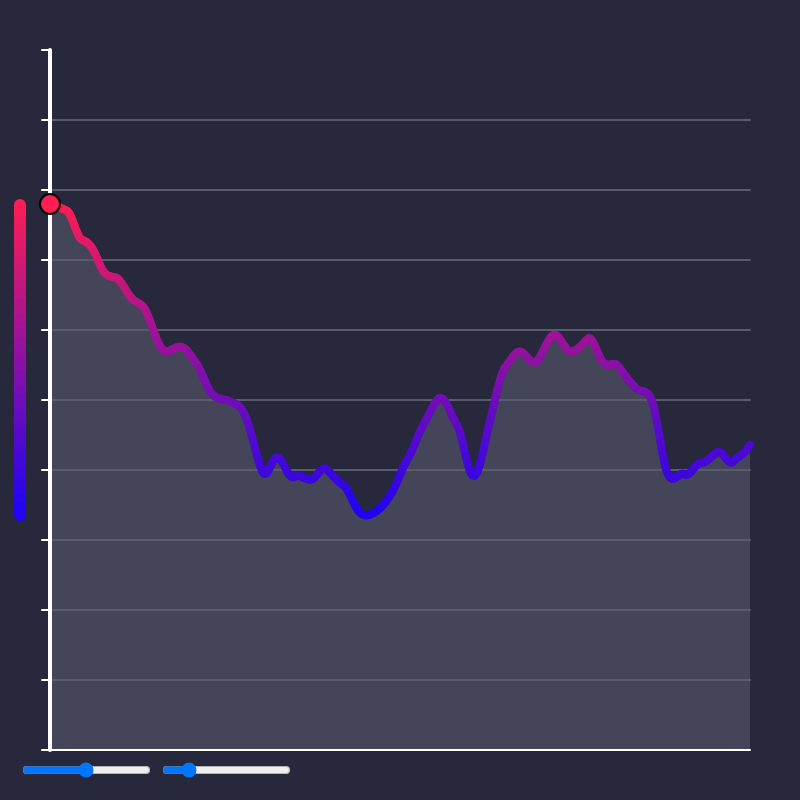
Frame 1 (no input)
Frame 60 (no input): identical to frame 1, image omitted
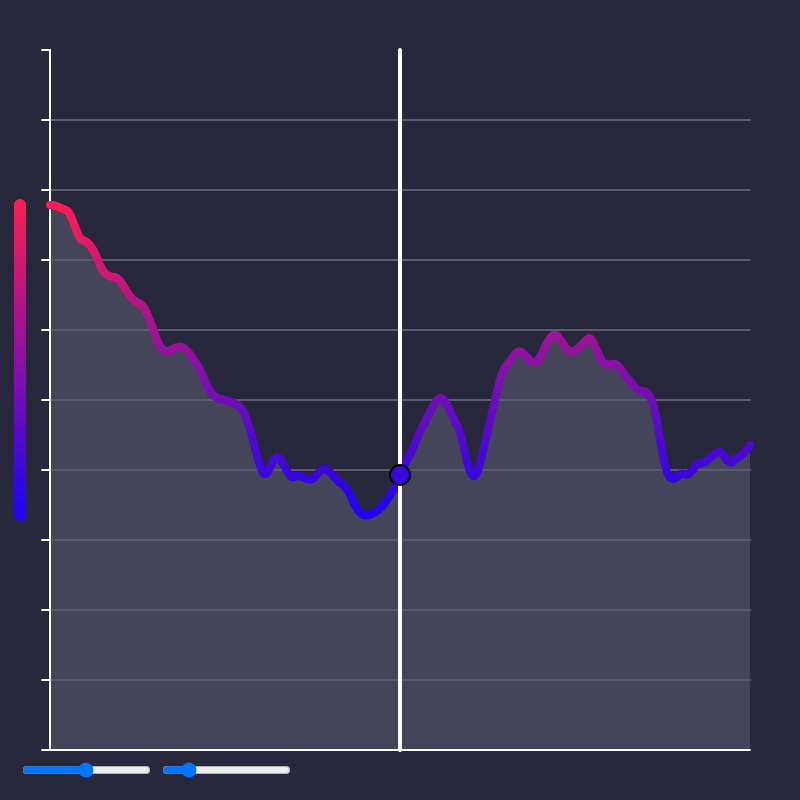
Frame 120 (the mouse pressed at the canvas centre since frame 60)

The p5.js sketch that drew these frames (run headless with seeded random() and noise() and a simulated clock; from frame 60 on, the mouse is pressed at the canvas centre):

// p5.js sketch
// ── sketch.js
let cb1 = 			"#28283c";
let cb2 = 			"#454559";
let clines = 		"#5a5a6e";
let ccurve = 		"#acff68"; //#f23252
let cselect = 	"#fffff";
let cselectp =	"#fffff";


let sideScroller = new SideScroller();
let noiseDataSet;
let lineChart;

function setup() {
  createCanvas(800, 800);
  noiseSeed(0);
  cursor(MOVE);
  textAlign(RIGHT);

  this.pointsSlider = createSlider(2, width, width / 2);
  this.scaleSlider  = createSlider(0, 150, 25);
  this.pointsSlider .position( 20, height - 40);
  this.scaleSlider  .position(160, height - 40);

  let w = 700;
  let h = w;
  lineChart = new LineChart(50, 50, w, h);
  noiseDataSet = new NoiseDataSet(h);
}

function mousePressed() {
	sideScroller.mousePressed(createVector(mouseX, mouseY));
}

function mouseDragged() {
	sideScroller.mouseDragged(createVector(mouseX, mouseY));
}

function draw() {
  background(cb1);
  lineChart.setDataSet(noiseDataSet.getDataSet());
  lineChart.draw();
}

function SideScroller() {

  this.offset = 0;

  this.dragFromX = null;

	this.mousePressed = (mouse) => {
		this.dragFromX = this.offset + mouse.x;
	}

	this.mouseDragged = (mouse) => {
  	this.offset = this.dragFromX - mouse.x;
	}
}

function LineChart(x, y, w, h) {
  this.x = x;
  this.y = y;
  this.w = w;
  this.h = h;
  this.dataSet = null;
  this.lines = 10;
  this.min = 0;
	this.max = 1;
  this.horizontalLines = false;
  this.verticalLines = true;

  this.setDataSet = (dataSet) => {
  	this.dataSet = dataSet;
    this.min = Math.min(...this.dataSet);
		this.max = Math.max(...this.dataSet);
  }

  this.draw = () => {
    push();
    translate(this.x, this.y);
    this.drawBelowBackground();
    this.drawGrid();
    this.drawValueAxis();
  	this.drawCurve();
    this.drawSelector();
    this.drawValueMeter();
    pop();
  }

  this.colorValue = (n) => {
    let from = color("#ff1e52");
		let to   = color("#2004f2");
  	let amt  = map(n, this.min, this.max, 0, 1);

    return lerpColor(from, to, amt);
  }

  this.getPoint = (i) => {
  	return createVector(this.getX(i), this.getY(i));
  }

  this.getY = (i) => {
  	return this.dataSet[i];
  }

  this.getX = (i) => {
  	return i * this.w / (this.dataSet.length - 1);
  }

	this.drawCurve = () => {
  	strokeWeight(8);
    stroke(ccurve);
    noFill();

    for(var i = 0; i < this.dataSet.length - 1; i++) {
      let p1 = this.getPoint(i);
      let p2 = this.getPoint(i + 1);
      let yCenter = p1.y + abs(p2.y - p1.y);
      stroke(this.colorValue(yCenter));
      line(p1.x, p1.y, p2.x, p2.y);
  	}
  }

  this.drawBelowBackground = () => {
    fill(cb2);
    noStroke();

    beginShape();
    vertex(0, this.h);
    this.dataSet.forEach((y, i) => {
    	vertex(this.getX(i), y);
    });
    vertex(this.w, this.h);
    endShape(CLOSE);
  }

  this.drawSelector = () => {
    let mx = mouseX - this.x;
    let x = mx >= this.w ? this.w : mx <= 0 ? 0 : mx;

    strokeWeight(4);
    stroke(cselect);
    line(x, 0, x, this.h);

    // Get y value between two points
    let indices = this.dataSet.length - 1;
    let i = floor(map(x, 0, this.w, 0, indices - 1));
    let y = getY(x, this.getPoint(i), this.getPoint(i + 1));

    strokeWeight(2);
    stroke(0);
    fill(this.colorValue(this.dataSet[i]));
    ellipse(x, y, 20);
  }

  this.drawGrid = () => {
    stroke(clines);
    strokeWeight(2);

    for(var i = 1; i < this.lines && this.horizontalLines; i++) {
      let x = i * this.w /	this.lines;
      line(x, 0, x, this.h);
    }

    for(var j = 1; j < this.lines && this.verticalLines; j++) {
      let y = j * this.h /	this.lines;
      line(0, y, this.w, y);
    }
  }

  this.drawValueAxis = () => {
    let length = 8;
  	strokeWeight(2);
    stroke(255);
    line(0, 0, 0, this.h);
    line(0, this.h, this.w, this.h);

    for(var i = 0; i <= this.lines && (this.verticalLines || this.horizontalLines); i++) {
      let y = i * (this.h / this.lines);
      let x = i * (this.w / this.lines);

      if (this.verticalLines) line(0, y, 0 - length, y);
      if (this.horizontalLines) line(x, this.h, x, this.h + length);
    }
  }

  this.drawValueMeter = () => {
  	strokeWeight(12);
    let distance = this.max - this.min;
    let segments = floor(distance / 8);
    let segmentLength = distance/segments;
    for(var i = 0; i < segments; i++) {
      let n = this.min + segmentLength * (i + 0.5);
      stroke(this.colorValue(n));
    	line(-30, this.min + segmentLength * i, -30, this.min + segmentLength * (i + 1));
    }
  }
}

function NoiseDataSet(maxValue) {
  this.max = maxValue;
  this.dataSet = [];

	this.getDataSet = () => {
    this.generateDataSet();
    return this.dataSet;
  }

  this.generateDataSet = () => {
    let dataSet = [];
    let points = pointsSlider.value();
    for (var i = 0; i < points; i++) {
      let y = this.getNoiseValue(points - 1, i);
      dataSet.push(y);
    }
    this.dataSet = dataSet;
  }

  this.getNoiseValue = (points, i) => {
    let mScale = points / width;
    let nscale = map(scaleSlider.value(), 0, 1000, 0.001, 0.5);
    return map(noise((i + sideScroller.offset * mScale) * nscale), 0, 1, 0, this.max);
	}
}


function getX(y, a, b) {

	var m = calculateSlope(a, b);

  if (m == 0) {
  	return a.x
  }

  var c = a.y - a.x * m;
  return floor((y - c) / m);
}

function getY(x, a, b) {

	var m = calculateSlope(a, b);

  if (m === Infinity) {
  	return a.y
  }

  var c = a.y - a.x * m;
  return floor(m * x + c);
}

function calculateSlope(a, b) {
	if (b.y == a.y)
        return Infinity;

    if (b.x == a.x)
        return 0;

    return (b.y - a.y) / (b.x - a.x);
}
